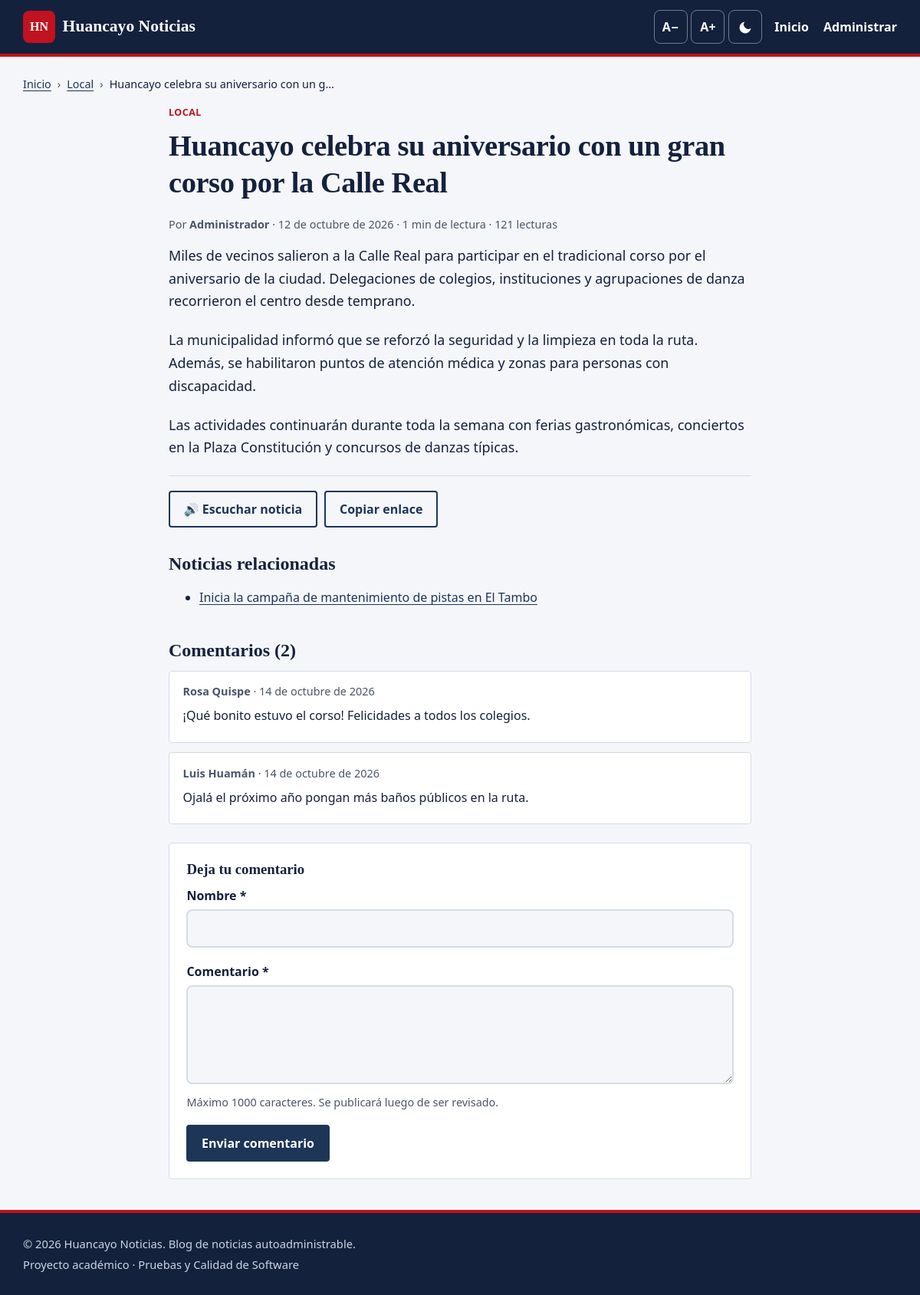
The page /noticia.php?id=1 on the database its author committed.
### tables this page shows
CREATE TABLE noticias (
    id INT AUTO_INCREMENT PRIMARY KEY,
    titulo VARCHAR(150) NOT NULL,
    slug VARCHAR(170) NOT NULL,
    contenido TEXT NOT NULL,
    imagen VARCHAR(60) NULL,
    imagen_alt VARCHAR(200) NOT NULL DEFAULT '',
    categoria_id INT NOT NULL,
    autor_id INT NOT NULL,
    estado ENUM('publicada','borrador') NOT NULL DEFAULT 'publicada',
    destacada TINYINT(1) NOT NULL DEFAULT 0,
    vistas INT NOT NULL DEFAULT 0,
    creado_en TIMESTAMP NOT NULL DEFAULT CURRENT_TIMESTAMP,
    actualizado_en TIMESTAMP NULL DEFAULT NULL,
    INDEX idx_estado_fecha (estado, creado_en),
    INDEX idx_categoria (categoria_id),
    FOREIGN KEY (categoria_id) REFERENCES categorias(id),
    FOREIGN KEY (autor_id) REFERENCES usuarios(id)
);

CREATE TABLE categorias (
    id INT AUTO_INCREMENT PRIMARY KEY,
    nombre VARCHAR(50) NOT NULL,
    slug VARCHAR(60) NOT NULL UNIQUE
);

CREATE TABLE usuarios (
    id INT AUTO_INCREMENT PRIMARY KEY,
    nombre VARCHAR(80) NOT NULL,
    usuario VARCHAR(40) NOT NULL UNIQUE,
    clave VARCHAR(255) NOT NULL,
    rol ENUM('admin','editor') NOT NULL DEFAULT 'editor',
    creado_en TIMESTAMP NOT NULL DEFAULT CURRENT_TIMESTAMP
);

CREATE TABLE comentarios (
    id INT AUTO_INCREMENT PRIMARY KEY,
    noticia_id INT NOT NULL,
    nombre VARCHAR(60) NOT NULL,
    comentario TEXT NOT NULL,
    estado ENUM('pendiente','aprobado') NOT NULL DEFAULT 'pendiente',
    creado_en TIMESTAMP NOT NULL DEFAULT CURRENT_TIMESTAMP,
    INDEX idx_noticia (noticia_id, estado),
    FOREIGN KEY (noticia_id) REFERENCES noticias(id) ON DELETE CASCADE
);

### config/db.php (called while the page is built, shortened)
<?php
function db(): PDO
{
    static $pdo = null;
    if ($pdo !== null) {
        return $pdo;
    }
    $dsn = getenv('BLOG_DSN');
    try {
        if ($dsn) {
            $pdo = new PDO($dsn);
        } else {
            $pdo = new PDO(
                'mysql:host=' . DB_HOST . ';dbname=' . DB_NAME . ';charset=utf8mb4',
                DB_USER,
                DB_PASS
            );
        }
        $pdo->setAttribute(PDO::ATTR_ERRMODE, PDO::ERRMODE_EXCEPTION);
        $pdo->setAttribute(PDO::ATTR_DEFAULT_FETCH_MODE, PDO::FETCH_ASSOC);
        $pdo->setAttribute(PDO::ATTR_EMULATE_PREPARES, false);
    } catch (PDOException $e) {
        http_response_code(500);
        exit('<p style="font-family:sans-serif">No se pudo conectar a la base de datos. '
            . 'Verifica que MySQL esté encendido en XAMPP y que hayas importado <code>database.sql</code>.</p>');
    }
    return $pdo;
}

### noticia.php (the view, shortened to what this page needs)
<?php
require_once __DIR__ . '/includes/functions.php';
$id = (int)($_GET['id'] ?? 0);
$st = db()->prepare(
    "SELECT n.*, c.nombre AS categoria, c.slug AS cat_slug, u.nombre AS autor
     FROM noticias n
     JOIN categorias c ON c.id = n.categoria_id
     JOIN usuarios u ON u.id = n.autor_id
     WHERE n.id = ? AND (n.estado = 'publicada' OR ? = 1)"
);
$st->execute([$id, usuario_actual() ? 1 : 0]);
$n = $st->fetch();
$errores = [];
$datos = ['nombre' => '', 'comentario' => ''];
if ($_SERVER['REQUEST_METHOD'] === 'POST') {
    verificar_csrf();
    $datos['nombre'] = trim($_POST['nombre'] ?? '');
    $datos['comentario'] = trim($_POST['comentario'] ?? '');
    if (!empty($_POST['web'])) {
        header("Location: noticia.php?id=$id");
        exit;
    }
    if (mb_strlen($datos['nombre']) < 2 || mb_strlen($datos['nombre']) > 60) {
        $errores['nombre'] = 'Escribe tu nombre (entre 2 y 60 caracteres).';
    }
    if (mb_strlen($datos['comentario']) < 3 || mb_strlen($datos['comentario']) > 1000) {
        $errores['comentario'] = 'El comentario debe tener entre 3 y 1000 caracteres.';
    }
    if (!$errores) {
        $ins = db()->prepare("INSERT INTO comentarios (noticia_id, nombre, comentario, estado) VALUES (?, ?, ?, 'pendiente')");
        $ins->execute([$id, $datos['nombre'], $datos['comentario']]);
        flash('ok', 'Gracias. Tu comentario se publicará cuando sea aprobado por un moderador.');
        header("Location: noticia.php?id=$id#comentarios");
        exit;
    }
} else {
    if (empty($_SESSION['vistas'][$id])) {
        $n['vistas']++;
    }
}
$st = db()->prepare("SELECT nombre, comentario, creado_en FROM comentarios WHERE noticia_id = ? AND estado = 'aprobado' ORDER BY creado_en");
$st->execute([$id]);
$comentarios = $st->fetchAll();
$st = db()->prepare("SELECT id, titulo FROM noticias WHERE categoria_id = ? AND id <> ? AND estado = 'publicada' ORDER BY creado_en DESC LIMIT 3");
$st->execute([$n['categoria_id'], $id]);
$relacionadas = $st->fetchAll();
require __DIR__ . '/includes/header.php';
?>
<nav aria-label="Ruta de navegación" class="migas">
    <ol>
        <li><a href="index.php">Inicio</a></li>
        <li><a href="index.php?cat=<?= e($n['cat_slug']) ?>"><?= e($n['categoria']) ?></a></li>
        <li aria-current="page"><?= e(resumen($n['titulo'], 40)) ?></li>
    </ol>
</nav>
<article class="articulo">
    <header>
        <p class="meta"><a class="etiqueta" href="index.php?cat=<?= e($n['cat_slug']) ?>"><?= e($n['categoria']) ?></a>
            <?php if ($n['estado'] !== 'publicada'): ?><span class="etiqueta etiqueta-borrador">Borrador</span><?php endif; ?></p>
        <h1><?= e($n['titulo']) ?></h1>
        <p class="meta-pie">
            Por <strong><?= e($n['autor']) ?></strong> ·
            <time datetime="<?= e(date('Y-m-d', strtotime($n['creado_en']))) ?>"><?= fecha($n['creado_en']) ?></time> ·
            <?= tiempo_lectura($n['contenido']) ?> min de lectura · <?= (int)$n['vistas'] ?> lecturas
        </p>
    </header>
    <div class="articulo-texto">
        <?= parrafos($n['contenido']) ?>
    </div>
    <div class="compartir">
        <button type="button" class="btn btn-sec" id="btn-leer" aria-pressed="false">🔊 Escuchar noticia</button>
        <button type="button" class="btn btn-sec" id="btn-copiar">Copiar enlace</button>
    </div>
</article>
<?php if ($relacionadas): ?>
<section class="relacionadas" aria-labelledby="titulo-rel">
    <h2 id="titulo-rel">Noticias relacionadas</h2>
    <ul>
        <?php foreach ($relacionadas as $r): ?>
            <li><a href="noticia.php?id=<?= (int)$r['id'] ?>"><?= e($r['titulo']) ?></a></li>
        <?php endforeach; ?>
    </ul>
</section>
<?php endif; ?>
<section id="comentarios" class="comentarios" aria-labelledby="titulo-com">
    <h2 id="titulo-com">Comentarios (<?= count($comentarios) ?>)</h2>
    <?php foreach ($comentarios as $c): ?>
        <div class="comentario">
            <p class="meta-pie"><strong><?= e($c['nombre']) ?></strong> · <?= fecha($c['creado_en']) ?></p>
            <p><?= nl2br(e($c['comentario'])) ?></p>
        </div>
    <?php endforeach; ?>
    <form method="post" action="noticia.php?id=<?= $id ?>#comentarios" class="formulario" novalidate>
        <h3>Deja tu comentario</h3>
        <div class="campo">
            <label for="nombre">Nombre <span aria-hidden="true">*</span></label>
            <input type="text" id="nombre" name="nombre" required maxlength="60" autocomplete="name"
                   value="<?= e($datos['nombre']) ?>"
                   <?= isset($errores['nombre']) ? 'aria-invalid="true" aria-describedby="err-nombre"' : '' ?>>
        </div>
        <div class="campo">
            <label for="comentario">Comentario <span aria-hidden="true">*</span></label>
            <textarea id="comentario" name="comentario" rows="4" required maxlength="1000"
                      aria-describedby="ayuda-com<?= isset($errores['comentario']) ? ' err-com' : '' ?>"
                      <?= isset($errores['comentario']) ? 'aria-invalid="true"' : '' ?>><?= e($datos['comentario']) ?></textarea>
            <p class="ayuda" id="ayuda-com">Máximo 1000 caracteres. Se publicará luego de ser revisado.</p>
        </div>
        <button type="submit" class="btn">Enviar comentario</button>
    </form>
</section>
<?php require __DIR__ . '/includes/footer.php'; ?>

### includes/functions.php (shortened to what this page needs)
<?php
require_once __DIR__ . '/../config/db.php';
function e(?string $texto): string
{
    return htmlspecialchars($texto ?? '', ENT_QUOTES, 'UTF-8');
}
function fecha(string $fecha): string
{
    $meses = ['enero','febrero','marzo','abril','mayo','junio','julio','agosto',
              'septiembre','octubre','noviembre','diciembre'];
    $t = strtotime($fecha);
    return date('j', $t) . ' de ' . $meses[(int)date('n', $t) - 1] . ' de ' . date('Y', $t);
}
function tiempo_lectura(string $texto): int
{
    return max(1, (int)ceil(str_word_count(strip_tags($texto)) / 200));
}
function resumen(string $texto, int $largo = 160): string
{
    $texto = trim(preg_replace('/\s+/', ' ', strip_tags($texto)));
    return rtrim(mb_substr($texto, 0, $largo)) . '…';
}
function parrafos(string $texto): string
{
    $bloques = preg_split('/\R{2,}/', trim($texto));
    $html = '';
    foreach ($bloques as $b) {
        $html .= '<p>' . nl2br(e($b)) . '</p>';
    }
    return $html;
}

### assets/css/style.css (style rules this page uses)
:root { --fondo: #f4f6fa; --superficie: #ffffff; --texto: #14213d; --texto-suave: #4a5568; --primario: #1d3557; --primario-hover: #0f1f36; --acento: #c1121f; --borde: #d5dbe5; --exito-fondo: #e3f3e8; --exito-texto: #1d5e2e; --error-fondo: #fbe6e3; --error-texto: #8f1d12; --foco: #f2a900; --radio: 4px; --sombra: 0 1px 3px rgba(0,0,0,.08), 0 4px 14px rgba(0,0,0,.05); --fuente-titulo: Georgia, "Times New Roman", serif; --fuente-texto: system-ui, -apple-system, "Segoe UI", Roboto, Arial, sans-serif; color-scheme: light; }
*, *::before, *::after { box-sizing: border-box; }
html { font-size: 100%; scroll-behavior: smooth; }
body { margin: 0; font-family: var(--fuente-texto); font-size: 1rem; line-height: 1.65; background: var(--fondo); color: var(--texto); }
a { color: var(--primario); text-underline-offset: 3px; }
h1, h2, h3 { font-family: var(--fuente-titulo); line-height: 1.25; margin: 0 0 .5em; }
h1 { font-size: clamp(1.7rem, 4vw, 2.4rem); }
.btn { display: inline-flex; align-items: center; justify-content: center; gap: .4rem; min-height: 44px; padding: .55rem 1.1rem; border-radius: var(--radio); background: var(--primario); color: var(--superficie); border: 2px solid var(--primario); font: inherit; font-weight: 600; text-decoration: none; cursor: pointer; transition: background .15s; }
.btn-sec { background: transparent; color: var(--primario); }
.meta { margin: 0 0 .5rem; display: flex; gap: .4rem; flex-wrap: wrap; }
.meta-pie { color: var(--texto-suave); font-size: .9rem; }
.etiqueta { display: inline-block; font-size: .78rem; font-weight: 700; text-transform: uppercase; letter-spacing: .04em; color: var(--acento); text-decoration: none; }
.migas ol { list-style: none; display: flex; flex-wrap: wrap; padding: 0; margin: 1.5rem 0 1rem; font-size: .9rem; }
.migas li + li::before { content: "›"; margin: 0 .5rem; color: var(--texto-suave); }
.articulo { max-width: 760px; margin: 0 auto 2rem; }
.articulo-texto { font-size: 1.12rem; }
.articulo-texto p { margin: 0 0 1.2em; }
.compartir { display: flex; flex-wrap: wrap; align-items: center; gap: .6rem; border-top: 1px solid var(--borde); padding-top: 1.2rem; }
.relacionadas, .comentarios { max-width: 760px; margin: 0 auto 2.5rem; }
.comentario { background: var(--superficie); border: 1px solid var(--borde); border-radius: var(--radio); padding: .9rem 1.1rem; margin-bottom: .8rem; }
.comentario p { margin: 0 0 .4rem; }
.formulario { background: var(--superficie); border: 1px solid var(--borde); border-radius: var(--radio); padding: 1.4rem; margin-top: 1.5rem; }
.campo { margin-bottom: 1.1rem; border: 0; padding: 0; min-width: 0; }
.campo > label, .campo legend, .etiqueta-campo { display: block; font-weight: 700; margin-bottom: .3rem; }
input[type="text"], input[type="search"], input[type="password"], input[type="file"], select, textarea { width: 100%; min-height: 44px; padding: .6rem .8rem; font: inherit; color: var(--texto); background: var(--fondo); border: 2px solid var(--borde); border-radius: 8px; }
textarea { resize: vertical; }
.ayuda { color: var(--texto-suave); font-size: .9rem; margin: .3rem 0 0; }
h1 { letter-spacing: -.01em; }

### rows shown on the page
noticias: categoria.nombre "Local", titulo "Huancayo celebra su aniversario con un g…", categoria.nombre "LOCAL", titulo "Huancayo celebra su aniversario con un gran corso por la Calle Real", autor.nombre "Administrador", creado_en "12 de octubre de 2026", contenido "1", contenido "Miles de vecinos salieron a la Calle Real para participar en el tradicional corso por el aniversario de la ciudad. Delegaciones de colegios, instituciones y agrupaciones de danza recorrieron el centro desde temprano.", contenido "La municipalidad informó que se reforzó la seguridad y la limpieza en toda la ruta. Además, se habilitaron puntos de atención médica y zonas para personas con discapacidad.", contenido "Las actividades continuarán durante toda la semana con ferias gastronómicas, conciertos en la Plaza Constitución y concursos de danzas típicas."
noticias: titulo "Inicia la campaña de mantenimiento de pistas en El Tambo"
comentarios: nombre "Rosa Quispe", creado_en "14 de octubre de 2026", comentario "¡Qué bonito estuvo el corso! Felicidades a todos los colegios."
comentarios: nombre "Luis Huamán", creado_en "14 de octubre de 2026", comentario "Ojalá el próximo año pongan más baños públicos en la ruta."

### other values the page prints
SITE_NAME "Huancayo Noticias"
$n['vistas'] "121"
count($comentarios) "2"
